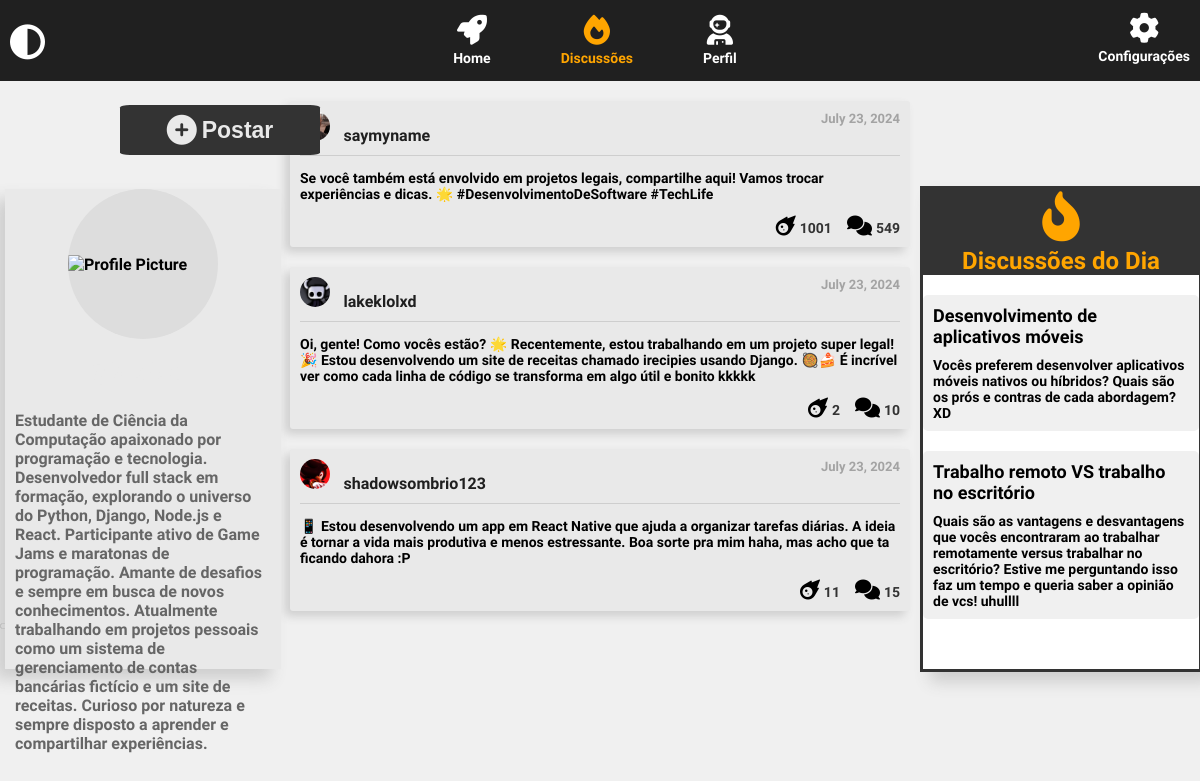
The app's page /, older data.
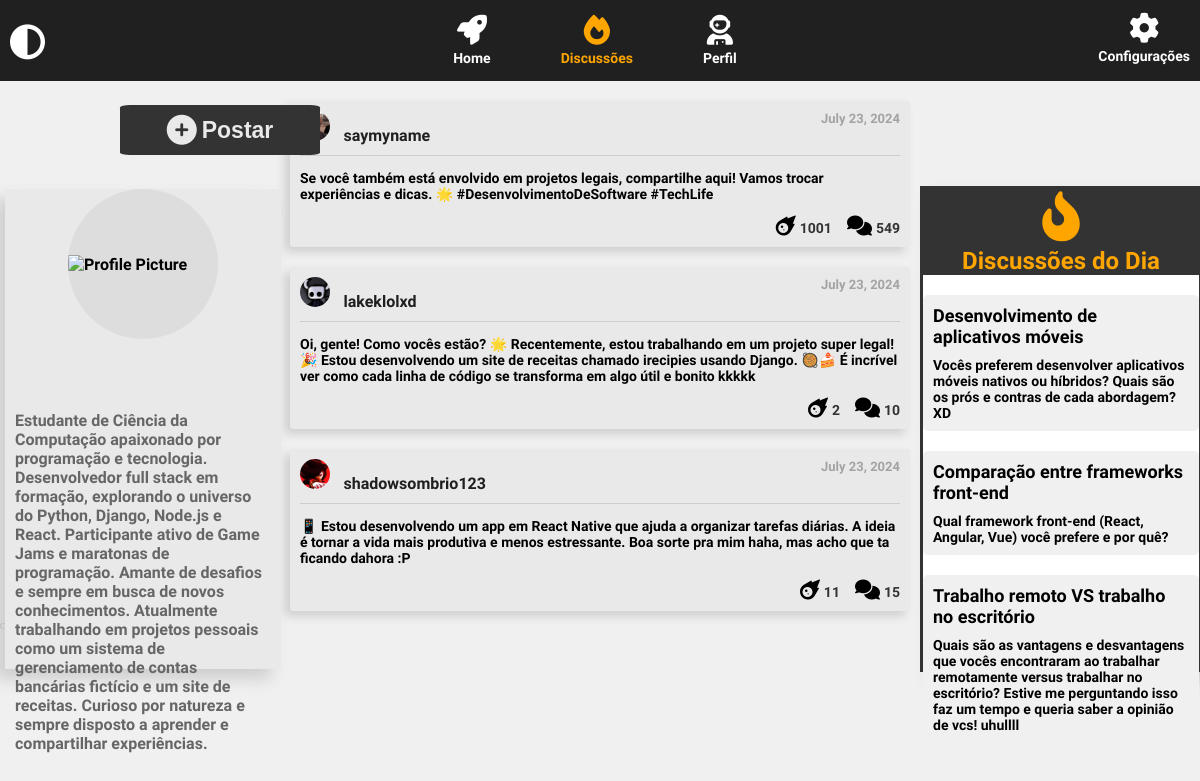
The same page, newer data.
### orbweb/models.py (models this page shows, shortened)
class UserPost(models.Model):
    user = models.ForeignKey(UserProfile, on_delete=models.CASCADE)
    post_date = models.DateField(auto_now_add=True)
    post_content = models.TextField(max_length=280)
    post_likes = models.IntegerField(default=0)
    post_comments = models.IntegerField(default=0)

class UserProfile(models.Model):
    user = models.OneToOneField(User, on_delete=models.CASCADE, null=True, blank=True)
    profile_pic = models.ImageField(upload_to='media/profile_pics/', blank=True, null=True, default='media/default/default-icon.jpg')
    username = models.CharField(max_length=20, unique=True)
    bio = models.CharField(max_length=150, blank=True, null=True)

class DiscussionTopic(models.Model):
    user = models.ForeignKey(UserProfile, on_delete=models.CASCADE)
    title = models.CharField(max_length=100)
    content = models.TextField()
    created_at = models.DateTimeField(auto_now_add=True)
    comments = models.IntegerField(default=0)

### orbweb/views.py (the view)
# urls.py: 2. Add a URL to urlpatterns:  path('', views.home, name='home')
def home(request):
    posts = UserPost.objects.all().order_by('-id')
    top_disc_posts = DiscussionTopic.objects.all().order_by('-comments')[:3]
    return render(request, 'orbweb/pages/home.html', context={
        'posts': posts,
        'disc_posts': top_disc_posts,
    })

### orbweb/templates/orbweb/pages/home.html
{% extends "orbweb/partials/header.html" %}
{% block home_content %}
{% include "orbweb/partials/navbar.html" %}
<div class="publications-container">
    {% for post in posts %}
        {% include "orbweb/partials/post_home.html" %}
    {% endfor %}
</div>
{% include "orbweb/partials/button_post.html" %}
{% include "orbweb/partials/levprofile.html" %}
<div class="discussion-content">
    <div class="discussion-fire">
        <i class="fa-solid fa-fire-flame-curved"></i>
        <h2>Discussões do Dia</h2>
    </div>
    <div class="discussion-topics">
        {% for disc_post in disc_posts %}
            <div class="discussion-post">
                <h3>{{ disc_post.title }}</h3>
                <p>{{ disc_post.content }}</p>
            </div>
        {% endfor %}
    </div>
</div>
{% endblock home_content %}

### orbweb/templates/orbweb/partials/post_home.html
<div class="publi-div">
    <div class="publi-header">
        {% if post.user.profile_pic %}
            <img src="{{ post.user.profile_pic.url }}" class="profile-pic">
        {% endif %}
        <h2>{{ post.user.username }}</h2>
        <h3>{{ post.post_date }}</h3>
    </div>
    <div class="publi-content">
        <p>{{ post.post_content }}</p>
    </div>
    <div class="publi-footer">
        <div class="publi-icons">
            <span class="like-section">
                <i class="fa-solid fa-meteor"></i>
                <span class="like-count">{{ post.post_likes }}</span>
            </span>
            <span class="comment-section">
                <i class="fa-solid fa-comments"></i>
                <span class="comment-count">{{ post.post_comments }}</span>
            </span>
        </div>
    </div>
</div>

Row changes from the older to the newer data that the page shows:
added DiscussionTopic: title "Comparação entre frameworks front-end", content "Qual framework front-end (React, Angular, Vue) você prefere e por quê?"
